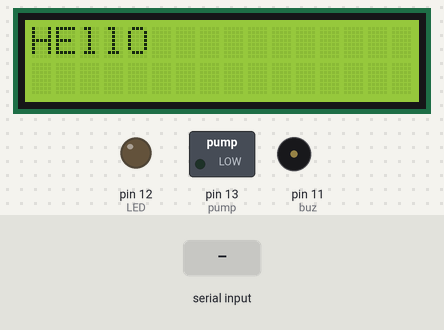
The sketch below on a simulated Arduino Uno, built with avr-gcc and run on an emulated ATmega328P. On the bench: 16×2 character LCD, switched loads named in the sketch (green lamp = pin HIGH), output pins drawn as LEDs (lit = HIGH), buzzer (waves = sounding, pin HIGH). The inputs (shaded band) are chosen by the test bench. What the sketch prints to the serial monitor is not drawn.

Above: at 1.2 s.
1.3 s: "p" received over Serial
At 2.1 s:
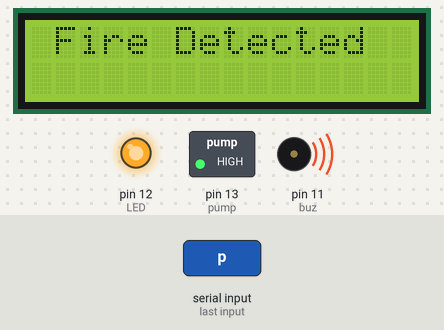
Timing chart, 0 to 4.3 s (numbered marks = the images above; inputs shaded):
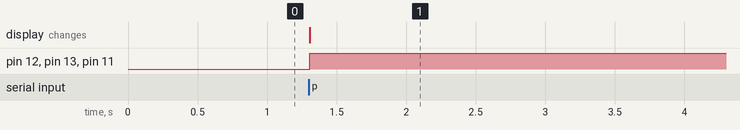

The sketch:

Code_arduino.ino
```cpp
#include <SoftwareSerial.h>
#include<string.h>
#include <LiquidCrystal.h>
const int rs = 7, en = 6, d4 = 5, d5 = 4, d6 = 3, d7 = 2;
LiquidCrystal lcd(rs, en, d4, d5, d6, d7);   //initialise LCD display

int pump=13;   //pin for contrlling water pump
int LED=12;    //pin for controlling LEDs
int buz=11;    //pin for controlling buzzer
int d=0;

int ledState = LOW;    //initial LED state
int pumpState = LOW;   //initial water pump state
unsigned long previousMillis = 0;
const long interval = 200;
unsigned long previousMillis2 = 0;
const long interval2 = 30000;

void setup() {

    lcd.begin(16, 2);          //start communication with LCD
    pinMode(LED, OUTPUT);      //initialise LED pin as OUTPUT
    pinMode(buz, OUTPUT);      //initialise buzzer pin as OUTPUT
    pinMode(pump, OUTPUT);     //initialise pump pin as OUTPUT
    lcd.print("HEllO");
    Serial.begin(9600);        //start serial communication with PC
}
long time;
void loop() {

   if (Serial.available() > 0) {
     d=Serial.read();        //read output from PC
    if(d == 'p') {         //if fire detected
      if(millis() - time > 500){
        lcd.clear();
        lcd.print(" Fire Detected ");    //diaplay message on LCD
        Serial.println("PHAT HIEN CHAY TREN DAY DIEN");
        Blink();           //activate water pump, LEDs and buzzer

    }
    }
    if(d == 's') {         //if no fire detected
      time = millis();
        lcd.clear();
        lcd.print("Capturing Video...");
        Serial.println("KHONG PHAT HIEN");
        digitalWrite(pump, LOW);
        digitalWrite(LED, LOW);
        digitalWrite(buz, LOW);

    }
}
}


void Blink() {      //Function for controlling LEDs, pump, buzzer
    unsigned long currentMillis = millis();
    if (currentMillis - previousMillis >= interval) {
        previousMillis = currentMillis;
        ledState = HIGH;
        digitalWrite(LED, HIGH);
        digitalWrite(buz, HIGH);
        digitalWrite(pump, HIGH);
        delay(5000);

    }
}
```

Measured:
- after the input at 1.3 s, pin 12 (LED), pin 13 (pump), pin 11 (buz): LOW → HIGH at once; the display: changes at once (image 1)
